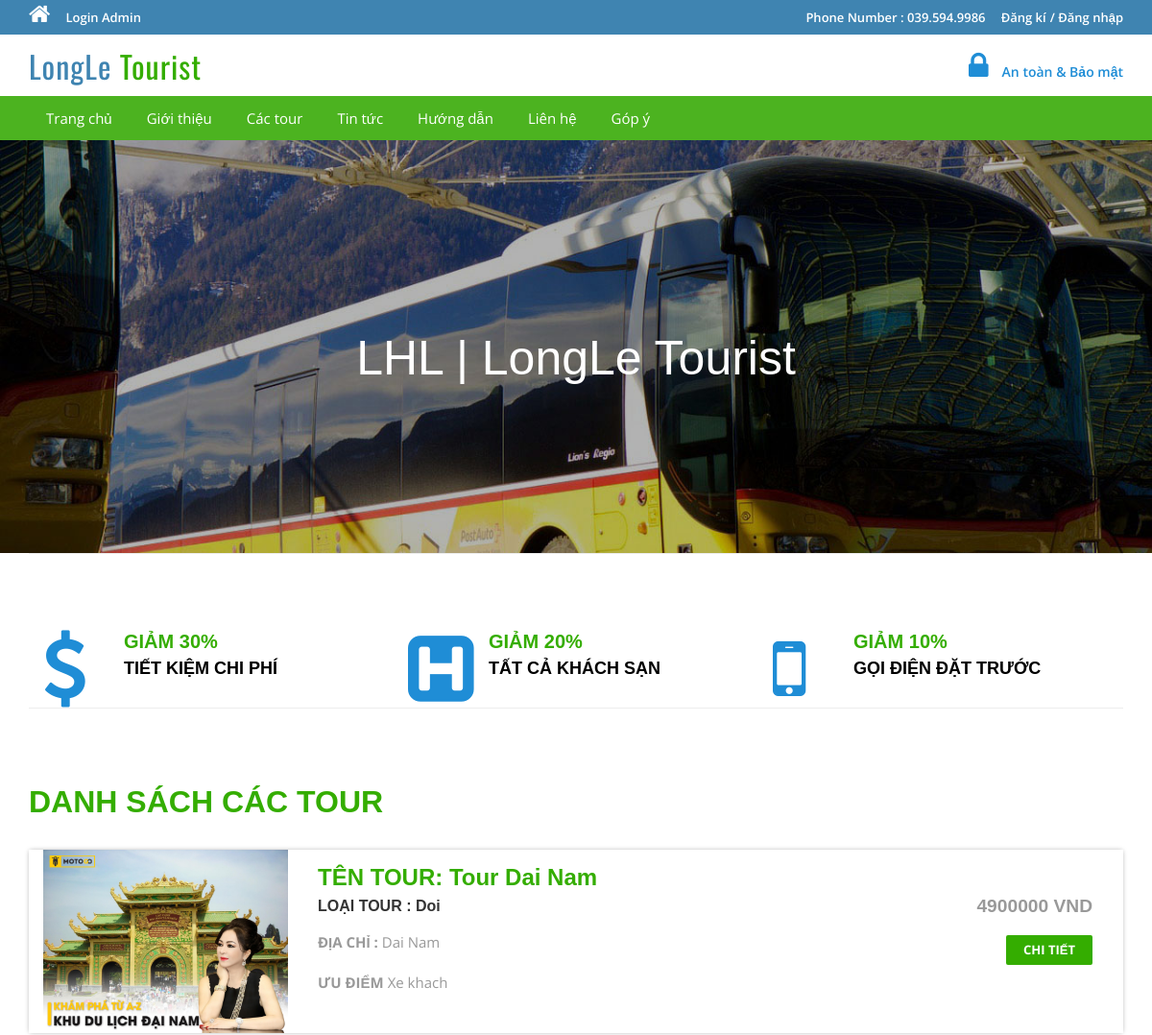
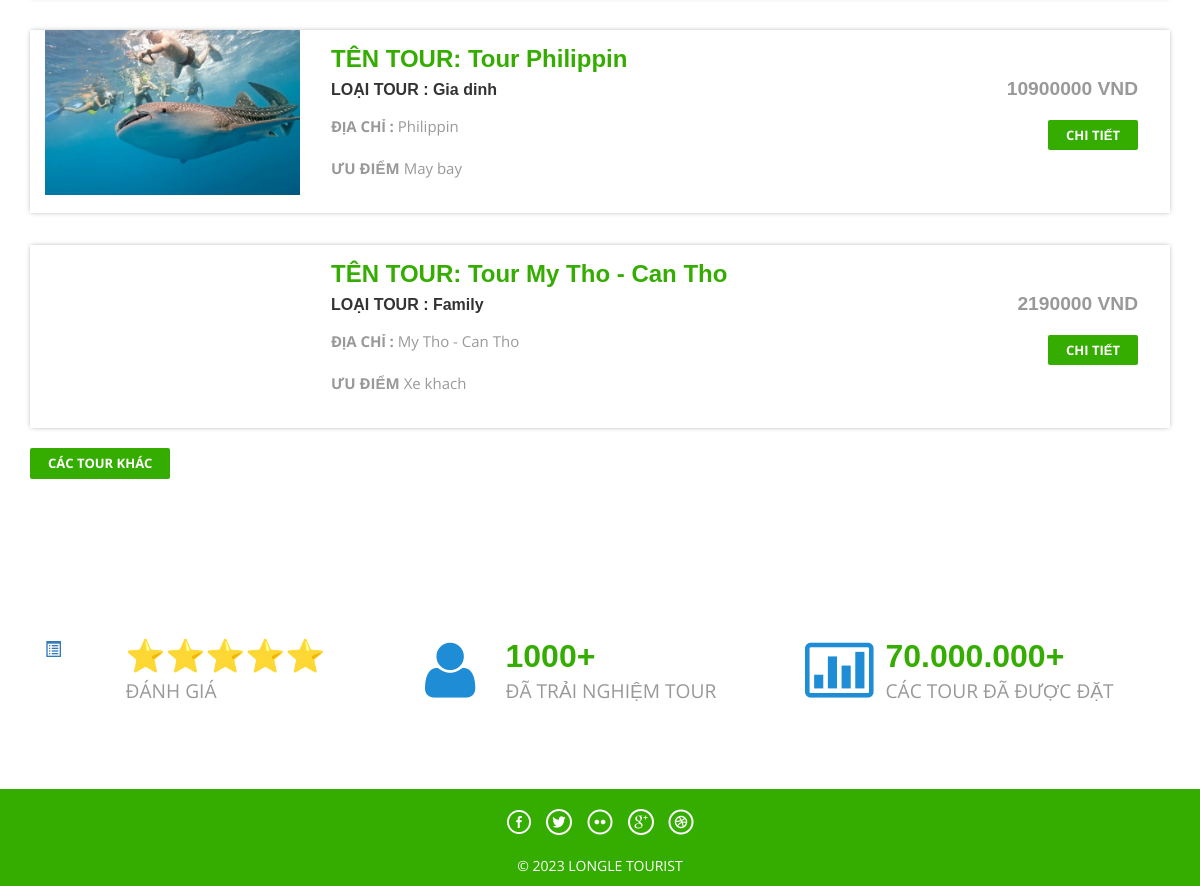
Screenshot of /tms/index.php with the database file from the repository (2 pictures, top to bottom).
### tables this page shows
CREATE TABLE `tbltourpackages` (
  `PackageId` int(11) NOT NULL,
  `PackageName` varchar(200) DEFAULT NULL,
  `PackageType` varchar(150) DEFAULT NULL,
  `PackageLocation` varchar(100) DEFAULT NULL,
  `PackagePrice` int(11) DEFAULT NULL,
  `PackageFetures` varchar(255) DEFAULT NULL,
  `PackageDetails` mediumtext DEFAULT NULL,
  `PackageImage` varchar(100) DEFAULT NULL,
  `Creationdate` timestamp NULL DEFAULT current_timestamp(),
  `UpdationDate` timestamp NULL DEFAULT NULL ON UPDATE current_timestamp()
);

### tms/index.php (the view, shortened to what this page needs)
<?php
include('includes/config.php');
?>
<!DOCTYPE HTML>
<html>
<head>
<link href="css/bootstrap.css" rel='stylesheet' type='text/css' />
<link href="css/style.css" rel='stylesheet' type='text/css' />
<link href="css/font-awesome.css" rel="stylesheet">
<link href="css/animate.css" rel="stylesheet" type="text/css" media="all">
</head>
<body>
<?php include('includes/header.php');?>
<div class="banner">
	<div class="container">
		<h1 class="wow zoomIn animated animated" data-wow-delay=".5s" style="visibility: visible; animation-delay: 0.5s; animation-name: zoomIn;"> LHL | LongLe Tourist</h1>
	</div>
</div>
<div class="container">
	<div class="rupes">
		<div class="col-md-4 rupes-left wow fadeInDown animated animated" data-wow-delay=".5s" style="visibility: visible; animation-delay: 0.5s; animation-name: fadeInDown;">
			<div class="rup-left">
				<a href="offers.html"><i class="fa fa-usd"></i></a>
			</div>
			<div class="rup-rgt">
				<h3>GIẢM 30%</h3>
				<h4><a href="offers.html">TIẾT KIỆM CHI PHÍ</a></h4>
			</div>
				<div class="clearfix"></div>
		</div>
		<div class="col-md-4 rupes-left wow fadeInDown animated animated" data-wow-delay=".5s" style="visibility: visible; animation-delay: 0.5s; animation-name: fadeInDown;">
			<div class="rup-left">
				<a href="offers.html"><i class="fa fa-h-square"></i></a>
			</div>
			<div class="rup-rgt">
				<h3>GIẢM 20%</h3>
				<h4><a href="offers.html">TẤT CẢ KHÁCH SẠN</a></h4>
			</div>
				<div class="clearfix"></div>
		</div>
		<div class="col-md-4 rupes-left wow fadeInDown animated animated" data-wow-delay=".5s" style="visibility: visible; animation-delay: 0.5s; animation-name: fadeInDown;">
			<div class="rup-left">
				<a href="offers.html"><i class="fa fa-mobile"></i></a>
			</div>
			<div class="rup-rgt">
				<h3>GIẢM 10%</h3>
				<h4><a href="offers.html">GỌI ĐIỆN ĐẶT TRƯỚC</a></h4>
			</div>
				<div class="clearfix"></div>
		</div>
	</div>
</div>
<div class="container">
	<div class="holiday">
	<h3>DANH SÁCH CÁC TOUR</h3>
<?php $sql = "SELECT * from tbltourpackages order by rand() limit 4";
$query = $dbh->prepare($sql);
$query->execute();
$results=$query->fetchAll(PDO::FETCH_OBJ);
if($query->rowCount() > 0)
{
foreach($results as $result)
{	?>
			<div class="rom-btm">
				<div class="col-md-3 room-left wow fadeInLeft animated" data-wow-delay=".5s">
					<img src="admin/pacakgeimages/<?php echo htmlentities($result->PackageImage);?>" class="img-responsive" alt="">
				</div>
				<div class="col-md-6 room-midle wow fadeInUp animated" data-wow-delay=".5s">
					<h4>TÊN TOUR: <?php echo htmlentities($result->PackageName);?></h4>
					<h6>LOẠI TOUR : <?php echo htmlentities($result->PackageType);?></h6>
					<p><b>ĐỊA CHỈ :</b> <?php echo htmlentities($result->PackageLocation);?></p>
					<p><b>ƯU ĐIỂM</b> <?php echo htmlentities($result->PackageFetures);?></p>
				</div>
				<div class="col-md-3 room-right wow fadeInRight animated" data-wow-delay=".5s">
					<h5><?php echo htmlentities($result->PackagePrice);?> VND</h5>
					<a href="package-details.php?pkgid=<?php echo htmlentities($result->PackageId);?>" class="view">CHI TIẾT</a>
				</div>
				<div class="clearfix"></div>
			</div>
<?php }} ?>
<div><a href="package-list.php" class="view">CÁC TOUR KHÁC</a></div>
</div>
	</div>
<div class="routes">
	<div class="container">
		<div class="col-md-4 routes-left wow fadeInRight animated" data-wow-delay=".5s">
			<div class="rou-left">
				<a href="#"><i class="glyphicon glyphicon-list-alt"></i></a>
			</div>
			<div class="rou-rgt wow fadeInDown animated" data-wow-delay=".5s">
				<h3> ⭐⭐⭐⭐⭐</h3>
				<p>ĐÁNH GIÁ</p>
			</div>
				<div class="clearfix"></div>
		</div>
		<div class="col-md-4 routes-left">
			<div class="rou-left">
				<a href="#"><i class="fa fa-user"></i></a>
			</div>
			<div class="rou-rgt">
				<h3>1000+ </h3>
				<p>ĐÃ TRẢI NGHIỆM TOUR</p>
			</div>
				<div class="clearfix"></div>
		</div>
		<div class="col-md-4 routes-left wow fadeInRight animated" data-wow-delay=".5s">
			<div class="rou-left">
				<a href="#"><i class="fa fa-ticket"></i></a>
			</div>
			<div class="rou-rgt">
				<h3>70.000.000+</h3>
				<p>CÁC TOUR ĐÃ ĐƯỢC ĐẶT</p>
			</div>
				<div class="clearfix"></div>
		</div>
		<div class="clearfix"></div>
	</div>
</div>
<?php include('includes/footer.php');?>
</body>
</html>

### tms/includes/header.php (shortened to what this page needs)
<?php if($_SESSION['login'])
{?>
<div class="top-header">
	<div class="container">
		<ul class="tp-hd-lft wow fadeInLeft animated" data-wow-delay=".5s">
			<li class="hm"><a href="index.html"><i class="fa fa-home"></i></a></li>
			<li class="prnt"><a href="profile.php">My Profile</a></li>
				<li class="prnt"><a href="change-password.php">Change Password</a></li>
			<li class="prnt"><a href="tour-history.php">My Tour History</a></li>
			<li class="prnt"><a href="issuetickets.php">Issue Tickets</a></li>
		</ul>
		<ul class="tp-hd-rgt wow fadeInRight animated" data-wow-delay=".5s">
			<li class="tol">Welcome :</li>
			<li class="sig"><?php echo htmlentities($_SESSION['login']);?></li>
			<li class="sigi"><a href="logout.php" >/ Logout</a></li>
        </ul>
		<div class="clearfix"></div>
	</div>
</div><?php } else {?>
<div class="top-header">
	<div class="container">
		<ul class="tp-hd-lft wow fadeInLeft animated" data-wow-delay=".5s">
			<li class="hm"><a href="index.php"><i class="fa fa-home"></i></a></li>
				<li class="hm"><a href="admin/index.php">Login Admin</a></li>
		</ul>
		<ul class="tp-hd-rgt wow fadeInRight animated" data-wow-delay=".5s">
			<li class="tol">Phone Number : 039.594.9986</li>
			<li class="sig"><a href="#" data-toggle="modal" data-target="#myModal" >Đăng kí</a></li>
			<li class="sigi"><a href="#" data-toggle="modal" data-target="#myModal4" >/ Đăng nhập</a></li>
        </ul>
		<div class="clearfix"></div>
	</div>
</div>
<?php }?>
<div class="header">
	<div class="container">
		<div class="logo wow fadeInDown animated" data-wow-delay=".5s">
			<a href="index.php">LongLe <span>Tourist</span></a>
		</div>
		<div class="lock fadeInDown animated" data-wow-delay=".5s">
			<li><i class="fa fa-lock"></i></li>
            <li><div class="securetxt">An toàn &amp; Bảo mật </div></li>
		</div>
		<div class="clearfix"></div>
	</div>
</div>
<div class="footer-btm wow fadeInLeft animated" data-wow-delay=".5s">
	<div class="container">
	<div class="navigation">
			<nav class="navbar navbar-default">
				<div class="collapse navbar-collapse nav-wil" id="bs-example-navbar-collapse-1">
					<nav class="cl-effect-1">
						<ul class="nav navbar-nav">
							<li><a href="index.php">Trang chủ</a></li>
							<li><a href="page.php?type=aboutus">Giới thiệu</a></li>
								<li><a href="package-list.php">Các tour</a></li>
								<li><a href="page.php?type=privacy">Tin tức</a></li>
								<li><a href="page.php?type=terms">Hướng dẫn</a></li>
								<li><a href="page.php?type=contact">Liên hệ</a></li>
								<?php if($_SESSION['login'])
{?>
								<li>Need Help?<a href="#" data-toggle="modal" data-target="#myModal3"> / Write Us </a>  </li>
								<?php } else { ?>
								<li><a href="enquiry.php"> Góp ý</a>  </li>
								<?php } ?>
								<div class="clearfix"></div>
						</ul>
					</nav>
				</div>
			</nav>
		</div>
	</div>
</div>

### tms/includes/footer.php
<div class="copy-right">
	<div class="container">
		<div class="footer-social-icons wow fadeInDown animated animated" data-wow-delay=".5s" style="visibility: visible; animation-delay: 0.5s; animation-name: fadeInDown;">
			<ul>
				<li><a class="facebook" href="#"><span>Facebook</span></a></li>
				<li><a class="twitter" href="#"><span>Twitter</span></a></li>
				<li><a class="flickr" href="#"><span>Flickr</span></a></li>
				<li><a class="googleplus" href="#"><span>Google+</span></a></li>
				<li><a class="dribbble" href="#"><span>Dribbble</span></a></li>
			</ul>
		</div>
		<p class="wow zoomIn animated animated" data-wow-delay=".5s" style="visibility: visible; animation-delay: 0.5s; animation-name: zoomIn;">© 2023 LONGLE TOURIST  </p>
	</div>
</div>

### rows the page displays
tbltourpackages: PackageImage (picture), PackageName "Tour Dai Nam", PackageType "Doi", PackageLocation "Dai Nam", PackageFetures "Xe khach", PackagePrice "4900000"
tbltourpackages: PackageImage (picture), PackageName "Tour Philippin", PackageType "Gia dinh", PackageLocation "Philippin", PackageFetures "May bay", PackagePrice "10900000"
tbltourpackages: PackageName "Tour My Tho - Can Tho", PackageType "Family", PackageLocation "My Tho - Can Tho", PackageFetures "Xe khach", PackagePrice "2190000"
